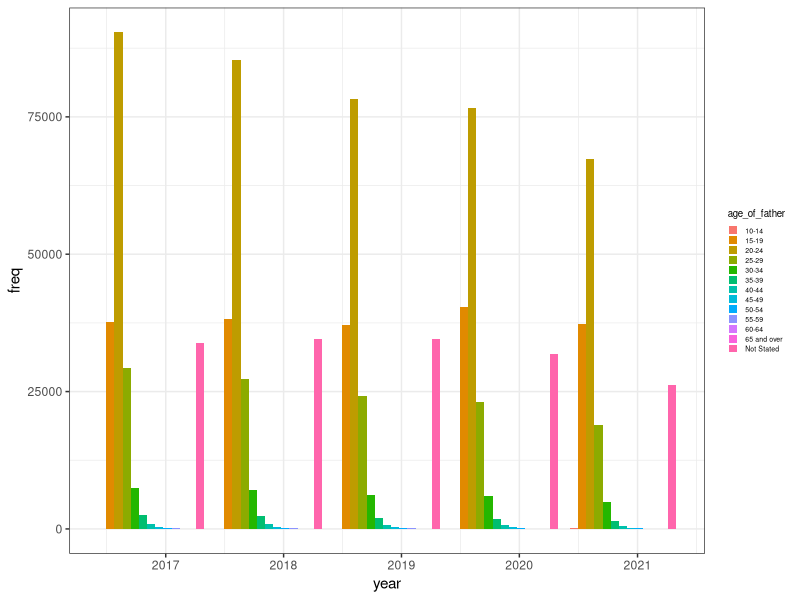
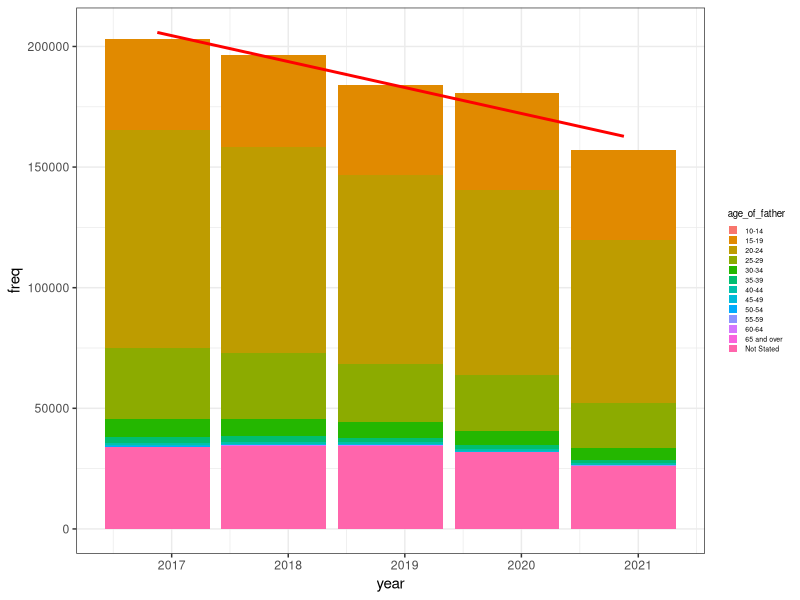
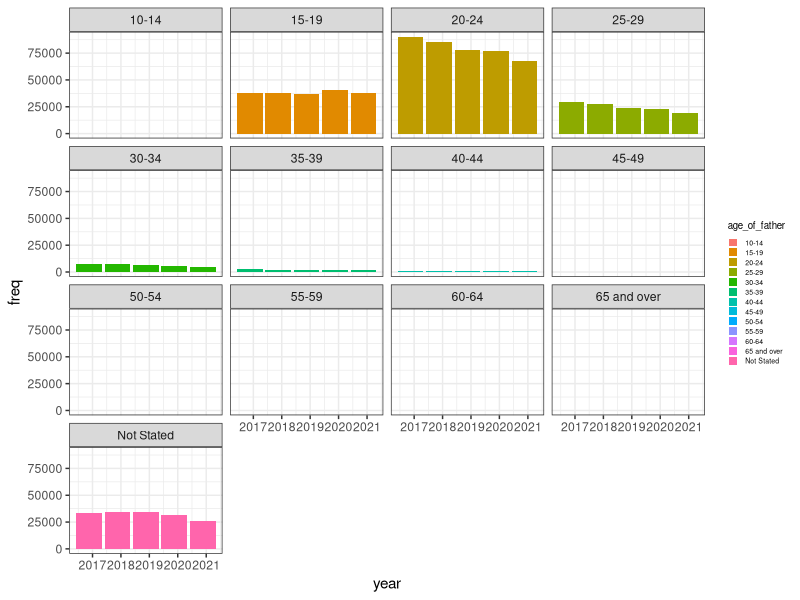
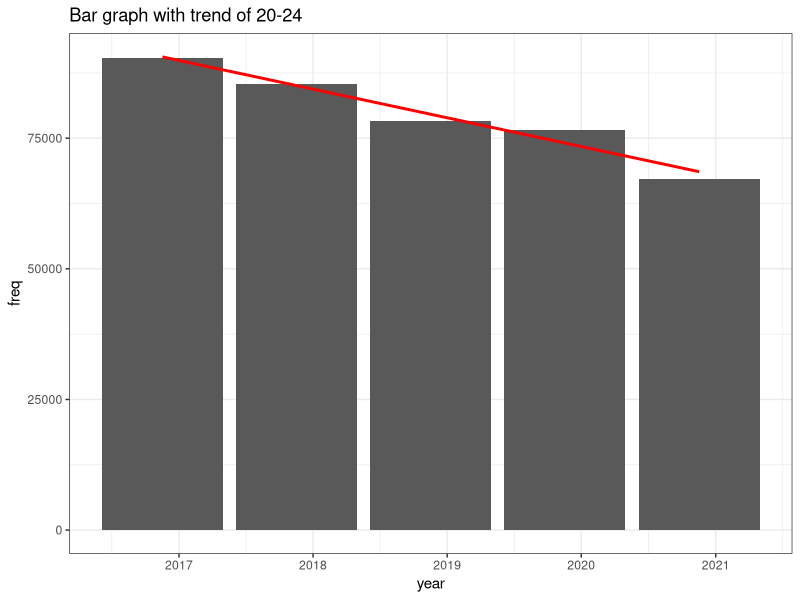

Generate these figures, in order, with R:
library(readxl)
library(ggplot2)
library(dplyr)

col_names <- c("age_of_father", "freq", "year")

data_2016 <- read_excel("teen/teen_data.xlsx", 
                        sheet = "Table 3", range = "A8:B20", 
                        col_names = FALSE, na = "*")
data_2016$year <- as.Date(rep("2016", nrow(data_2016)), format='%Y')

data_2017 <- read_excel("teen/teen_data.xlsx", 
                        sheet = "Table 3", range = "A24:B36", 
                        col_names = FALSE, na = "*")
data_2017$year <- as.Date(rep("2017", nrow(data_2017)), format='%Y')

data_2018 <- read_excel("teen/teen_data.xlsx", 
                        sheet = "Table 3", range = "A40:B52", 
                        col_names = FALSE, na = "*")
data_2018$year <- as.Date(rep("2018", nrow(data_2018)), format='%Y')

data_2019 <- read_excel("teen/teen_data.xlsx", 
                        sheet = "Table 3", range = "A56:B68", 
                        col_names = FALSE, na = "*")
data_2019$year <- as.Date(rep("2019", nrow(data_2019)), format='%Y')

data_2020 <- read_excel("teen/teen_data.xlsx", 
                        sheet = "Table 3", range = "A72:B84", 
                        col_names = FALSE, na = "*")
data_2020$year <- as.Date(rep("2020", nrow(data_2020)), format='%Y')

colnames(data_2016) <- col_names
colnames(data_2017) <- col_names
colnames(data_2018) <- col_names
colnames(data_2019) <- col_names
colnames(data_2020) <- col_names

teen_data <- rbind(data_2016, data_2017, data_2018, data_2019, data_2020)

small_legend <- theme(legend.key.size = unit(0.25, 'cm'),
                      legend.title = element_text(size=7),
                      legend.text = element_text(size=5))

# How are teen pregnancies affected by isolation caused by the COVID-19 pandemic?

# Overall
ggplot(data=teen_data,
       mapping=aes(x=year,
                   y=freq,
                   fill=age_of_father)) + 
  geom_bar(position="dodge", stat="identity") +
  theme_bw() +
  small_legend


# By total
ggplot(data=teen_data) +
  geom_bar(mapping=aes(x=year,
                       y=freq,
                       fill=age_of_father),
           stat="identity") +
  geom_smooth(data=group_by(teen_data, year) %>%
                    summarise(total=sum(freq)),
              mapping=aes(x=year,
                          y=total),
              method="lm",
              se=FALSE,
              color="red") +
  theme_bw() +
  small_legend


# By age of father (overall)
ggplot(data=teen_data,
       mapping=aes(x=year,
                   y=freq,
                   fill=age_of_father)) + 
  geom_bar(stat="identity") +
  facet_wrap(~age_of_father) +
  theme_bw() +
  small_legend


# By age of father (specific)
age_of_father_vector <- unique(teen_data$age_of_father)
age_of_father_vector # for quick printing
i <- 3
ggplot(data=filter(teen_data, age_of_father==age_of_father_vector[i]),
       mapping=aes(x=year,y=freq)) +
  geom_bar(stat="identity") +
  geom_smooth(method="lm", se=FALSE, color="red") +
  theme_bw() +
  labs(title=paste("Bar graph with trend of", age_of_father_vector[i], sep=" "))


















#        legend.box.background = element_rect(fill="black"),
#        plot.background = element_rect(fill="black"),
#        panel.background = element_rect(fill="black", color="gray"),
#        panel.grid.major = element_line(color = "navy"),
#        panel.grid.minor = element_line(color = "navy"))


